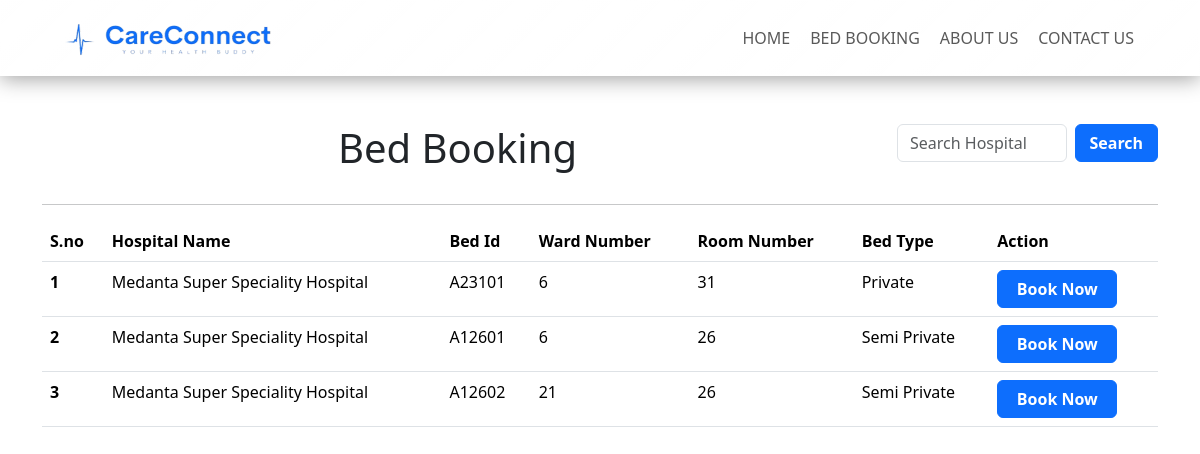
Screenshot of /beds/12/ with the database file from the repository.
### home/models.py (models this page shows)
class beds(models.Model):
    Hospital_name = models.CharField(max_length=300)
    Bed_id=models.CharField(max_length=300,unique=True)
    Ward_number=models.CharField(max_length=100)
    Room_number=models.CharField(max_length=100)
    Bed_type=models.CharField(max_length=300)

### home/views.py (the view, shortened to what this page needs)
# urls.py: path('beds/<id>/',bedsinfo),
def bedsinfo(request,id):
    obj1=info.objects.get(id=id).hospital_name
    data=beds.objects.filter(Hospital_name=obj1)
    return render(request,'beds.html',context={'data':data})

### home/template/beds.html (shortened to what this page needs)
{% load static %}
<!DOCTYPE html>
<html lang="en">
  <head>
    <link
      href="https://cdn.jsdelivr.net/npm/bootstrap@5.3.2/dist/css/bootstrap.min.css"
      rel="stylesheet"
    />
    <link rel="stylesheet" href="{% static 'css/bootstrap.css'%}" />
    <link rel="stylesheet" href="{% static 'css/style.css' %}" />
  </head>
  <body>
    <nav class="mb-5 glass-bg">
      <div class="container">
        <div class="row">
          <div class="col">
            <nav class="navbar navbar-expand-lg">
              <div class="container-fluid">
                <img
                  src="{% static 'images/0019b4ca-3b9d-422a-b123-113ed453ccc3.png' %}"
                  class="navbar-brand img-fluid logo-icon"
                  alt=""
                />
                <div
                  class="collapse navbar-collapse"
                  id="navbarSupportedContent"
                >
                  <ul class="navbar-nav ms-auto mb-2 mb-lg-0">
                    <li class="nav-item">
                      <a class="nav-link" href="/index/">HOME</a>
                    </li>
                    <li class="nav-item">
                      <a class="nav-link" href="/info/">BED BOOKING</a>
                    </li>
                    <li class="nav-item">
                      <a class="nav-link" href="/index/">ABOUT US</a>
                    </li>
                    <li class="nav-item">
                      <a class="nav-link" href="/contact/">CONTACT US</a>
                    </li>
                  </ul>
                </div>
              </div>
            </nav>
          </div>
        </div>
      </div>
    </nav>
    <div class="container my-2">
      <div class="row">
        <div class="col">
          <h1 class="text-center">Bed Booking</h1>
        </div>
        <div class="col-lg-3">
          <form class="d-flex" role="search"y>
            <input
              class="form-control me-2"
              type="search"
              name="q"
              placeholder="Search Hospital"
              aria-label="Search"
            />
            <button class="btn btn-primary" type="submit">Search</button>
          </form>
        </div>
      </div>
    </div>
    <div class="container">
        <div class="row">
            <div class="col">
                <hr>
            </div>
        </div>
    </div>
    <div class="container">
      <div class="row">
        <div class="col">
          <table class="table table-hover col-12">
            <thead>
              <tr>
                <th scope="col">S.no</th>
                <th scope="col">Hospital Name</th>
                <th scope="col">Bed Id</th>
                <th scope="col">Ward Number</th>
                <th scope="col">Room Number</th>
                <th scope="col">Bed Type</th>
                <th scope="col">Action</th>
              </tr>
            </thead>
            <tbody>
              {% for i in data %}
              <tr>
                <th scope="row">{{forloop.counter}}</th>
                <td>{{i.Hospital_name}}</td>
                <td>{{i.Bed_id}}</td>
                <td>{{i.Ward_number}}</td>
                <td>{{i.Room_number}}</td>
                <td>{{i.Bed_type}}</td>
                <td><a href="/fillform/{{i.id}}/"><button class="btn btn-primary">Book Now</button></a></td>
              </tr>
              {% endfor %}
            </tbody>
          </table>
        </div>
      </div>
    </div>
  </body>
</html>

### home/static/css/style.css (style rules this page uses)
* { margin: 0; padding: 0; box-sizing: border-box; }
html { scroll-behavior: smooth; scroll-padding-top: 150px; }
.glass-bg { background: linear-gradient( 135deg, rgba(255, 255, 255, 0.1), rgba(255, 255, 255, 0) ); backdrop-filter: blur(10px); -webkit-backdrop-filter: blur(10px); border: 1px solid rgba(255, 255, 255, 0.18); box-shadow: 0 3px 20px 0 rgba(0, 0, 0, 0.37); }
.logo-icon { height: 50px; width: 220px; object-fit: cover; padding: 4px; margin: 4px; }
.nav-link { transition: all 0.3s ease-in-out 0.3s; margin-right: 4px; }
.btn { width: 120px; font-weight: 700; }

### rows the page displays
beds: Hospital_name "Medanta Super Speciality Hospital", Bed_id "A23101", Ward_number "6", Room_number "31", Bed_type "Private"
beds: Hospital_name "Medanta Super Speciality Hospital", Bed_id "A12601", Ward_number "6", Room_number "26", Bed_type "Semi Private"
beds: Hospital_name "Medanta Super Speciality Hospital", Bed_id "A12602", Ward_number "21", Room_number "26", Bed_type "Semi Private"
